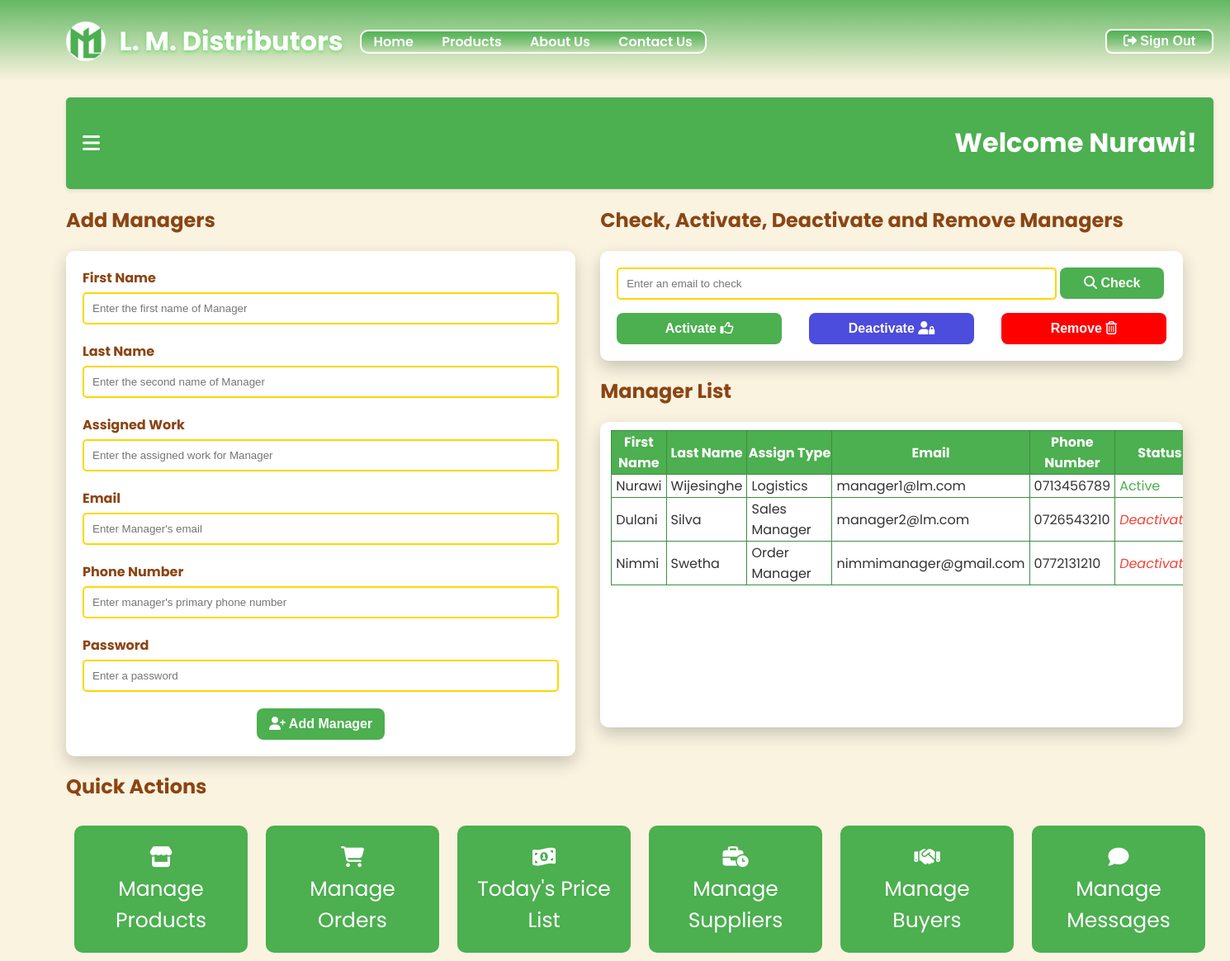
The app's page /manageManagers.php (signed in) with its own data.
### tables this page shows
CREATE TABLE `user_info` (
  `userID` int(11) NOT NULL,
  `email` varchar(255) NOT NULL,
  `password` varchar(255) NOT NULL,
  `fName` varchar(100) NOT NULL,
  `lName` varchar(100) NOT NULL,
  `dob` date NOT NULL,
  `phone1` varchar(15) NOT NULL,
  `phone2` varchar(15) DEFAULT NULL,
  `address` text NOT NULL,
  `image` varchar(255) DEFAULT NULL,
  `type` enum('admin','manager','customer','supplier','buyer') NOT NULL,
  `assignType` varchar(50) DEFAULT NULL,
  `status` enum('active','inactive') NOT NULL,
  `last_logout` datetime DEFAULT NULL
);

### manageManagers.php (the view, shortened to what this page needs)
<?php
    require_once 'config.php';
    if (!isset($_SESSION['user_fName'])) {
        header('Location: login.php');
        exit();
    }
    else {
        $dob = $_SESSION['user_dob'];
        $today = date('m-d');
        $birthday = date('m-d', strtotime($dob));
        if($today === $birthday) {
            $greeting = "Happy Birthday ".$_SESSION['user_fName']."!";
        }
        else {
            $greeting = "Welcome ".$_SESSION['user_fName']."!";
        }
        $sql = "SELECT * FROM user_info WHERE type = 'manager';";
        $result = mysqli_query($conn, $sql);
    }
?>
<!DOCTYPE html>
<html lang="en">
<head>
    <link rel="stylesheet" href="./css/manageManagers.css">
    <link rel="stylesheet" href="https://cdnjs.cloudflare.com/ajax/libs/font-awesome/6.0.0-beta3/css/all.min.css">
</head>
<body>
    <?php include 'header.php'; ?>
    <div class="container">
        <div class="main-content">
            <div class="topbar">
                <i class="fas fa-bars" id="toggle-sidebar" title="Open Dashboard"></i>
                <h1><?php echo $greeting; ?></h1>
            </div>
            <section class="mainSeparation">
                <div class="addManager">
                    <h2>Add Managers</h2>
                    <form action="manageManagers.php" method="POST" class="addForm">
                        <div class="form-group">
                            <label for="first-name">First Name</label>
                            <input type="text" id="first-name" name="first-name" placeholder="Enter the first name of Manager" required>
                        </div>
                        <div class="form-group">
                            <label for="last-name">Last Name</label>
                            <input type="text" id="last-name" name="last-name" placeholder="Enter the second name of Manager">
                        </div>
                        <div class="form-group">
                            <label for="assignWork">Assigned Work</label>
                            <input type="text" id="assignWork" name="assignWork" placeholder="Enter the assigned work for Manager">
                        </div>
                        <div class="form-group">
                            <label for="email">Email</label>
                            <input type="email" id="email" name="email" placeholder="Enter Manager's email" required>
                        </div>
                        <div class="form-group">
                            <label for="phone1">Phone Number</label>
                            <input type="tel" id="phone1" name="phone1" placeholder="Enter manager's primary phone number">
                        </div>
                        <div class="form-group">
                            <label for="password">Password</label>
                            <input type="password" name="password" placeholder="Enter a password">
                        </div>
                        <center>
                            <button type="submit" id="addBtn" name="addBtn" title="Click to add manager"><i class="fa-solid fa-user-plus"></i> Add Manager</button>
                        </center>
                    </form>
                </div>
                <div class="rightSide">
                    <div class="checkManager">
                        <h2>Check, Activate, Deactivate and Remove Managers</h2>
                        <div class="checkCard">
                            <form action="manageManagers.php" method="POST">
                                <input type="text" id="checkmail" name="checkMail" placeholder="Enter an email to check"
                                       value="<?php echo isset($_POST['checkMail']) ? htmlspecialchars($_POST['checkMail']) : ''; ?>"
                                       required>
                                <button type="submit" id="checkMailBtn" name="checkMailBtn" title="Check Availability">
                                    <i class="fa-solid fa-magnifying-glass"></i> Check
                                </button>
                                <div class="btns">
                                    <button type="submit" id="activate" name="activate" title="Activate">Activate <i class="fa-regular fa-thumbs-up"></i></button>
                                    <button type="submit" id="deactivate" name="deactivate" title="Deactivate">Deactivate <i class="fa-solid fa-user-lock"></i></button>
                                    <button type="submit" id="remove" name="remove" title="Remove">Remove <i class="fa-regular fa-trash-can"></i></button>
                                </div>
                            </form>
                        </div>
                    </div>
                    <div class="managerList">
                        <h2>Manager List</h2>
                        <div class="custom-scroll">
                            <div class="content" id="scrollable-content">
                                <table class="listTable" border="1px">
                                    <tr>
                                        <th class="tFName">First Name</th>
                                        <th class="tLName">Last Name</th>
                                        <th class="tType">Assign Type</th>
                                        <th class="tMail">Email</th>
                                        <th class="tPhone">Phone Number</th>
                                        <th class="tStatus">Status</th>
                                    </tr>
                                    <?php while($row = $result->fetch_assoc()): ?>
                                    <tr>
                                        <td><?php echo $row['fName']; ?></td>
                                        <td><?php echo $row['lName']; ?></td>
                                        <td><?php echo $row['assignType']; ?></td>
                                        <td><?php echo $row['email']; ?></td>
                                        <td><?php echo $row['phone1']; ?></td>
                                        <td><?php echo $row['status'] == 'active'
                                                    ? "<span style='color: #4CAF50;'>Active</span>"
                                                    : "<span style='color: #f44336; font-style: italic; text-align: center;'>Deactivated</span>";
                                            ?></td>
                                    </tr>
                                    <?php endwhile; ?>
                                </table>
                            </div>
                        </div>
                    </div>
                </div>
            </section>
            <h2 class="quickH2">Quick Actions</h2>
            <div class="quick">
                <div class="card">
                    <a href="./manageProducts.php" title="Products Management"><i class="fa-solid fa-store"></i><br>Manage Products</a>
                </div>
                <div class="card">
                    <a href="./manageOrders.php" title="Orders Management"><i class="fa-solid fa-cart-shopping"></i><br>Manage Orders</a>
                </div>
                <div class="card">
                    <a href="./todayPrice.php" title="Buyers & Sellers price list"><i class="fa-solid fa-money-bill-1-wave"></i><br>Today's Price List</a>
                </div>
                <div class="card">
                    <a href="./supplyManagement.php" title="Suppliers Management"><i class="fa-solid fa-business-time"></i><br>Manage Suppliers</a>
                </div>
                <div class="card">
                    <a href="./buyersManagement.php" title="Buyers Management"><i class="fa-solid fa-handshake"></i><br>Manage Buyers</a>
                </div>
                <div class="card">
                    <a href="./manageMessages.php" title="Messages Management"><i class="fa-solid fa-comment"></i><br>Manage Messages</a>
                </div>
            </div>
        </div>
    </div>
</body>
</html>

### css/manageManagers.css (style rules this page uses)
body { margin: 0; font-family: 'Poppins', sans-serif; background-color: #FAF3E0; color: #333; }
.container { display: flex; height: 100vh; }
.main-content { flex-grow: 1; padding: 20px; margin-left: 60px; }
.topbar { display: flex; align-items: center; justify-content: space-between; padding: 10px 20px; background-color: #4CAF50; border-radius: 5px; box-shadow: 0 2px 5px rgba(0, 0, 0, 0.1); }
.topbar i { font-size: 24px; cursor: pointer; color: #fff; }
.topbar h1 { color: #fff; }
.mainSeparation { display: flex; justify-content: space-between; }
.addManager, .checkManager { width: 95%; }
.mainSeparation h2, .quickH2 { color: #8B4513; }
.addForm { border: none; border-radius: 10px; background-color: #fff; max-width: 600px; padding: 20px; box-shadow: 0 8px 20px rgba(0, 0, 0, 0.2); animation: fadeIn 1s ease-in-out; }
.form-group { margin-bottom: 20px; text-align: left; }
.addForm label { font-weight: bold; display: block; color: #8B4513; margin-bottom: 5px; }
.addForm input { width: 100%; padding: 10px; border: 2px solid #FFD700; border-radius: 5px; box-sizing: border-box; }
#addBtn { background-color: #4CAF50; color: white; border: none; padding: 10px 15px; border-radius: 8px; font-size: 16px; font-weight: bold; cursor: pointer; transition: transform 0.4s ease; }
.rightSide { margin-left: 30px; }
.checkManager { width: 95%; }
.checkCard { border: none; border-radius: 10px; background-color: #fff; height: fit-content; padding: 20px; box-shadow: 0 8px 20px rgba(0, 0, 0, 0.2); animation: fadeIn 1s ease-in-out; }
#checkmail { padding: 10px; width: 80%; border: 2px solid #FFD700; border-radius: 5px; box-sizing: border-box; }
#checkMailBtn { padding: 10px; border: none; width: 19%; border-radius: 8px; background-color: #4CAF50; font-weight: bold; font-size: 16px; color: #fff; }
.btns { display: flex; justify-content: space-between; }
#activate, #deactivate, #remove { padding: 10px; font-size: 16px; font-weight: bold; width: 30%; border: none; border-radius: 8px; color: #fff; transition: transform 0.4s ease; }
#activate { background-color: #4CAF50; }
#deactivate { background-color: rgb(76, 76, 221); }
#remove { background-color: red; }
.custom-scroll { padding-top: 10px; border: none; border-radius: 10px; background-color: #fff; width: 95%; height: 360px; overflow: hidden; position: relative; box-shadow: 0 8px 20px rgba(0, 0, 0, 0.2); animation: fadeIn 1s ease-in-out; }
.content { height: 360px; overflow-y: scroll; overflow-x: scroll; scroll-behavior: smooth; padding-right: 10px; padding-left: 13px; box-sizing: content-box; }
.listTable { border-collapse: collapse; border: 1px solid #3E8E41; }
.listTable th { background-color: #4CAF50; color: #fff; }
.listTable td { background-color: #fff; padding-left: 5px; padding-right: 5px; }
.tStatus { min-width: 100px; }
.tType { min-width: 100px; }
.quick { display: flex; justify-content: space-between; }
.card { border: none; border-radius: 10px; padding: 20px; margin: 10px; width: 170px; background-color: #4CAF50; cursor: pointer; text-align: center; transition: transform 1s ease; }
.card a { text-decoration: none; font-size: 25px; color: #fff; }

### records on screen
user_info: fName "Nurawi", lName "Wijesinghe", assignType "Logistics", email "manager1@lm.com", phone1 "0713456789", status "Active"
user_info: fName "Dulani", lName "Silva", assignType "Sales Manager", email "manager2@lm.com", phone1 "0726543210", status "Deactivated"
user_info: fName "Nimmi", lName "Swetha", assignType "Order Manager", email "nimmimanager@gmail.com", phone1 "0772131210", status "Deactivated"

### other values on screen
$greeting "Welcome Nurawi!"
